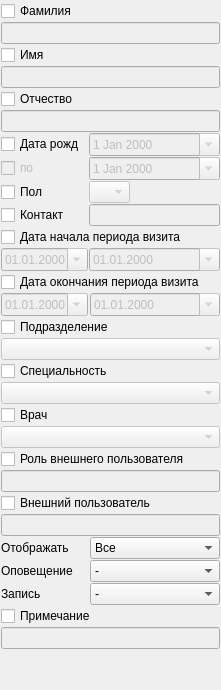
        <widget class="QWidget" name="tabFind">
         <attribute name="title">
          <string>&amp;Поиск</string>
         </attribute>
         <layout class="QGridLayout" name="gridLayout_2">
          <property name="margin">
           <number>1</number>
          </property>
          <property name="spacing">
           <number>1</number>
          </property>
          <item row="5" column="0" colspan="3">
           <widget class="QLineEdit" name="edtFilterPatrName">
            <property name="enabled">
             <bool>false</bool>
            </property>
           </widget>
          </item>
          <item row="6" column="1" colspan="2">
           <widget class="CDateEdit" name="edtFilterBegBirthDay">
            <property name="enabled">
             <bool>false</bool>
            </property>
            <property name="sizePolicy">
             <sizepolicy hsizetype="Expanding" vsizetype="Fixed">
              <horstretch>0</horstretch>
              <verstretch>0</verstretch>
             </sizepolicy>
            </property>
            <property name="calendarPopup">
             <bool>true</bool>
            </property>
           </widget>
          </item>
          <item row="1" column="0" colspan="3">
           <widget class="QLineEdit" name="edtFilterLastName">
            <property name="enabled">
             <bool>false</bool>
            </property>
           </widget>
          </item>
          <item row="2" column="0" colspan="3">
           <widget class="QCheckBox" name="chkFilterFirstName">
            <property name="text">
             <string>Имя</string>
            </property>
           </widget>
          </item>
          <item row="3" column="0" colspan="3">
           <widget class="QLineEdit" name="edtFilterFirstName">
            <property name="enabled">
             <bool>false</bool>
            </property>
           </widget>
          </item>
          <item row="4" column="0" colspan="3">
           <widget class="QCheckBox" name="chkFilterPatrName">
            <property name="text">
             <string>Отчество</string>
            </property>
           </widget>
          </item>
          <item row="21" column="0" colspan="3">
           <widget class="QCheckBox" name="chkFilterExternalUserRole">
            <property name="text">
             <string>Роль внешнего пользователя</string>
            </property>
           </widget>
          </item>
          <item row="24" column="0" colspan="3">
           <widget class="QLineEdit" name="edtFilterExternalUserName">
            <property name="enabled">
             <bool>false</bool>
            </property>
           </widget>
          </item>
          <item row="25" column="2">
           <widget class="QComboBox" name="cmbFilterProcessed">
            <property name="enabled">
             <bool>true</bool>
            </property>
            <property name="sizePolicy">
             <sizepolicy hsizetype="Expanding" vsizetype="Fixed">
              <horstretch>0</horstretch>
              <verstretch>0</verstretch>
             </sizepolicy>
            </property>
            <item>
             <property name="text">
              <string>Все</string>
             </property>
            </item>
            <item>
             <property name="text">
              <string>Неотработанные</string>
             </property>
            </item>
            <item>
             <property name="text">
              <string>Отработанные</string>
             </property>
            </item>
           </widget>
          </item>
          <item row="6" column="0">
           <widget class="QCheckBox" name="chkFilterBirthDay">
            <property name="sizePolicy">
             <sizepolicy hsizetype="Maximum" vsizetype="Fixed">
              <horstretch>0</horstretch>
              <verstretch>0</verstretch>
             </sizepolicy>
            </property>
            <property name="text">
             <string>Дата рожд</string>
            </property>
           </widget>
          </item>
          <item row="27" column="2">
           <widget class="QComboBox" name="cmbFilterScheduled">
            <property name="enabled">
             <bool>true</bool>
            </property>
            <property name="sizePolicy">
             <sizepolicy hsizetype="Expanding" vsizetype="Fixed">
              <horstretch>0</horstretch>
              <verstretch>0</verstretch>
             </sizepolicy>
            </property>
            <item>
             <property name="text">
              <string>-</string>
             </property>
            </item>
            <item>
             <property name="text">
              <string>Не произведена</string>
             </property>
            </item>
            <item>
             <property name="text">
              <string>Произведена</string>
             </property>
            </item>
           </widget>
          </item>
          <item row="7" column="0">
           <widget class="QCheckBox" name="chkFilterEndBirthDay">
            <property name="enabled">
             <bool>false</bool>
            </property>
            <property name="sizePolicy">
             <sizepolicy hsizetype="Maximum" vsizetype="Fixed">
              <horstretch>0</horstretch>
              <verstretch>0</verstretch>
             </sizepolicy>
            </property>
            <property name="text">
             <string>по</string>
            </property>
           </widget>
          </item>
          <item row="7" column="1" colspan="2">
           <widget class="CDateEdit" name="edtFilterEndBirthDay">
            <property name="enabled">
             <bool>false</bool>
            </property>
            <property name="sizePolicy">
             <sizepolicy hsizetype="Expanding" vsizetype="Fixed">
              <horstretch>0</horstretch>
              <verstretch>0</verstretch>
             </sizepolicy>
            </property>
            <property name="calendarPopup">
             <bool>true</bool>
            </property>
           </widget>
          </item>
          <item row="8" column="0">
           <widget class="QCheckBox" name="chkFilterSex">
            <property name="text">
             <string>Пол</string>
            </property>
           </widget>
          </item>
          <item row="8" column="1" colspan="2">
           <widget class="QComboBox" name="cmbFilterSex">
            <property name="enabled">
             <bool>false</bool>
            </property>
            <property name="sizePolicy">
             <sizepolicy hsizetype="Maximum" vsizetype="Fixed">
              <horstretch>0</horstretch>
              <verstretch>0</verstretch>
             </sizepolicy>
            </property>
            <item>
             <property name="text">
              <string/>
             </property>
            </item>
            <item>
             <property name="text">
              <string>М</string>
             </property>
            </item>
            <item>
             <property name="text">
              <string>Ж</string>
             </property>
            </item>
           </widget>
          </item>
          <item row="9" column="0">
           <widget class="QCheckBox" name="chkFilterContact">
            <property name="text">
             <string>Контакт</string>
            </property>
           </widget>
          </item>
          <item row="9" column="1" colspan="2">
           <widget class="QLineEdit" name="edtFilterContact">
            <property name="enabled">
             <bool>false</bool>
            </property>
           </widget>
          </item>
          <item row="10" column="0" colspan="3">
           <widget class="QCheckBox" name="chkFilterBegDateRange">
            <property name="text">
             <string>Дата начала периода визита</string>
            </property>
           </widget>
          </item>
          <item row="11" column="0">
           <widget class="CDateEdit" name="edtFilterBegBegDate">
            <property name="enabled">
             <bool>false</bool>
            </property>
            <property name="sizePolicy">
             <sizepolicy hsizetype="Expanding" vsizetype="Fixed">
              <horstretch>0</horstretch>
              <verstretch>0</verstretch>
             </sizepolicy>
            </property>
            <property name="displayFormat">
             <string>dd.MM.yyyy</string>
            </property>
            <property name="calendarPopup">
             <bool>true</bool>
            </property>
           </widget>
          </item>
          <item row="30" column="0" colspan="3">
           <spacer name="verticalSpacer_8">
            <property name="orientation">
             <enum>Qt::Vertical</enum>
            </property>
            <property name="sizeHint" stdset="0">
             <size>
              <width>20</width>
              <height>40</height>
             </size>
            </property>
           </spacer>
          </item>
          <item row="15" column="0" colspan="3">
           <widget class="QCheckBox" name="chkFilterOrgStructure">
            <property name="text">
             <string>Подразделение </string>
            </property>
           </widget>
          </item>
          <item row="16" column="0" colspan="3">
           <widget class="COrgStructureComboBox" name="cmbFilterOrgStructure">
            <property name="enabled">
             <bool>false</bool>
            </property>
            <property name="sizePolicy">
             <sizepolicy hsizetype="Minimum" vsizetype="Fixed">
              <horstretch>0</horstretch>
              <verstretch>0</verstretch>
             </sizepolicy>
            </property>
           </widget>
          </item>
          <item row="17" column="0" colspan="3">
           <widget class="QCheckBox" name="chkFilterSpeciality">
            <property name="text">
             <string>Специальность</string>
            </property>
           </widget>
          </item>
          <item row="18" column="0" colspan="3">
           <widget class="CRBComboBox" name="cmbFilterSpeciality">
            <property name="enabled">
             <bool>false</bool>
            </property>
            <property name="sizePolicy">
             <sizepolicy hsizetype="Minimum" vsizetype="Fixed">
              <horstretch>0</horstretch>
              <verstretch>0</verstretch>
             </sizepolicy>
            </property>
           </widget>
          </item>
          <item row="19" column="0" colspan="3">
           <widget class="QCheckBox" name="chkFilterPerson">
            <property name="text">
             <string>Врач</string>
            </property>
           </widget>
          </item>
          <item row="20" column="0" colspan="3">
           <widget class="CPersonComboBoxEx" name="cmbFilterPerson">
            <property name="enabled">
             <bool>false</bool>
            </property>
            <property name="sizePolicy">
             <sizepolicy hsizetype="Minimum" vsizetype="Fixed">
              <horstretch>0</horstretch>
              <verstretch>0</verstretch>
             </sizepolicy>
            </property>
           </widget>
          </item>
          <item row="22" column="0" colspan="3">
           <widget class="QLineEdit" name="edtFilterExternalUserRole">
            <property name="enabled">
             <bool>false</bool>
            </property>
           </widget>
          </item>
          <item row="23" column="0" colspan="3">
           <widget class="QCheckBox" name="chkFilterExternalUserName">
            <property name="text">
             <string>Внешний пользователь</string>
            </property>
           </widget>
          </item>
          <item row="25" column="0">
           <widget class="QLabel" name="lblFilterProcessed">
            <property name="text">
             <string>Отображать</string>
            </property>
            <property name="buddy">
             <cstring>cmbFilterProcessed</cstring>
            </property>
           </widget>
          </item>
          <item row="27" column="0">
           <widget class="QLabel" name="lblFilterScheduled">
            <property name="text">
             <string>Запись</string>
            </property>
            <property name="buddy">
             <cstring>cmbFilterScheduled</cstring>
            </property>
           </widget>
          </item>
          <item row="0" column="0" colspan="3">
           <widget class="QCheckBox" name="chkFilterLastName">
            <property name="text">
             <string>Фамилия</string>
            </property>
           </widget>
          </item>
          <item row="26" column="2">
           <widget class="QComboBox" name="cmbFilterNotification">
            <item>
             <property name="text">
              <string>-</string>
             </property>
            </item>
            <item>
             <property name="text">
              <string>Нет</string>
             </property>
            </item>
            <item>
             <property name="text">
              <string>Произведено</string>
             </property>
            </item>
           </widget>
          </item>
          <item row="26" column="0">
           <widget class="QLabel" name="lblFilterNotification">
            <property name="text">
             <string>Оповещение</string>
            </property>
            <property name="buddy">
             <cstring>cmbFilterNotification</cstring>
            </property>
           </widget>
          </item>
          <item row="28" column="0" colspan="3">
           <widget class="QCheckBox" name="chkFilterNote">
            <property name="text">
             <string>Примечание</string>
            </property>
           </widget>
          </item>
          <item row="29" column="0" colspan="3">
           <widget class="QLineEdit" name="edtFilterNote">
            <property name="enabled">
             <bool>false</bool>
            </property>
           </widget>
          </item>
          <item row="11" column="1" colspan="2">
           <widget class="CDateEdit" name="edtFilterEndBegDate">
            <property name="enabled">
             <bool>false</bool>
            </property>
            <property name="sizePolicy">
             <sizepolicy hsizetype="Expanding" vsizetype="Fixed">
              <horstretch>0</horstretch>
              <verstretch>0</verstretch>
             </sizepolicy>
            </property>
            <property name="displayFormat">
             <string>dd.MM.yyyy</string>
            </property>
            <property name="calendarPopup">
             <bool>true</bool>
            </property>
           </widget>
          </item>
          <item row="12" column="0" colspan="3">
           <widget class="QCheckBox" name="chkFilterEndDateRange">
            <property name="text">
             <string>Дата окончания периода визита</string>
            </property>
           </widget>
          </item>
          <item row="13" column="0">
           <widget class="CDateEdit" name="edtFilterBegEndDate">
            <property name="enabled">
             <bool>false</bool>
            </property>
            <property name="displayFormat">
             <string>dd.MM.yyyy</string>
            </property>
            <property name="calendarPopup">
             <bool>true</bool>
            </property>
           </widget>
          </item>
          <item row="13" column="2">
           <widget class="CDateEdit" name="edtFilterEndEndDate">
            <property name="enabled">
             <bool>false</bool>
            </property>
            <property name="displayFormat">
             <string>dd.MM.yyyy</string>
            </property>
            <property name="calendarPopup">
             <bool>true</bool>
            </property>
           </widget>
          </item>
         </layout>
         <zorder>edtFilterLastName</zorder>
         <zorder>cmbFilterPerson</zorder>
         <zorder>chkFilterSex</zorder>
         <zorder>cmbFilterSex</zorder>
         <zorder>chkFilterContact</zorder>
         <zorder>chkFilterPerson</zorder>
         <zorder>chkFilterPatrName</zorder>
         <zorder>edtFilterPatrName</zorder>
         <zorder>edtFilterContact</zorder>
         <zorder>edtFilterBegBirthDay</zorder>
         <zorder>chkFilterFirstName</zorder>
         <zorder>edtFilterFirstName</zorder>
         <zorder>chkFilterEndBirthDay</zorder>
         <zorder>chkFilterLastName</zorder>
         <zorder>chkFilterBirthDay</zorder>
         <zorder>cmbFilterProcessed</zorder>
         <zorder>cmbFilterScheduled</zorder>
         <zorder>edtFilterEndBirthDay</zorder>
         <zorder>chkFilterBegDateRange</zorder>
         <zorder>edtFilterBegBegDate</zorder>
         <zorder>edtFilterEndBegDate</zorder>
         <zorder>chkFilterOrgStructure</zorder>
         <zorder>cmbFilterOrgStructure</zorder>
         <zorder>chkFilterSpeciality</zorder>
         <zorder>cmbFilterSpeciality</zorder>
         <zorder>chkFilterExternalUserRole</zorder>
         <zorder>edtFilterExternalUserRole</zorder>
         <zorder>chkFilterExternalUserName</zorder>
         <zorder>edtFilterExternalUserName</zorder>
         <zorder>lblFilterProcessed</zorder>
         <zorder>lblFilterScheduled</zorder>
         <zorder>cmbFilterNotification</zorder>
         <zorder>lblFilterNotification</zorder>
         <zorder>chkFilterNote</zorder>
         <zorder>edtFilterNote</zorder>
         <zorder>chkFilterEndDateRange</zorder>
         <zorder>edtFilterBegEndDate</zorder>
         <zorder>edtFilterEndEndDate</zorder>
        </widget>
